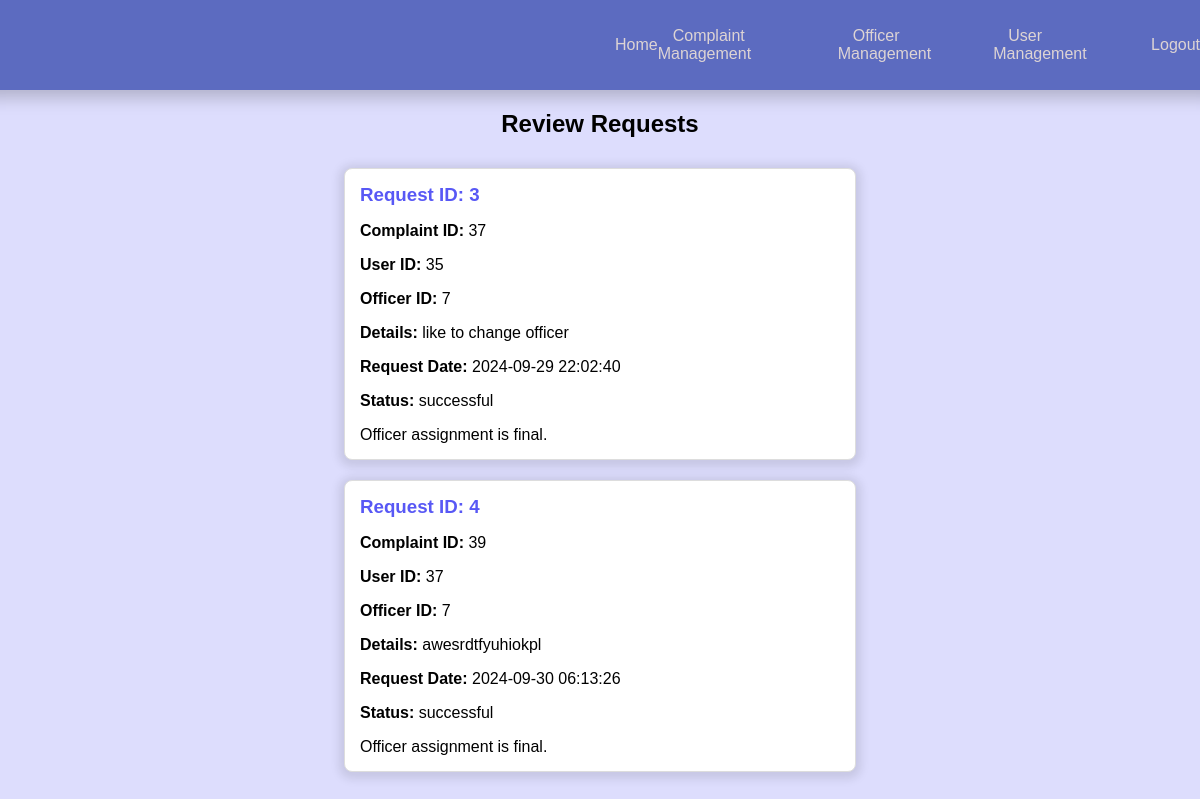
Page /review_requests.php (signed in) on the committed database.
### tables this page shows
CREATE TABLE `request` (
  `id` int(11) NOT NULL,
  `complaint_id` int(11) NOT NULL,
  `officer_id` int(11) NOT NULL,
  `user_id` int(11) NOT NULL,
  `reason` text NOT NULL,
  `request_date` timestamp NOT NULL DEFAULT current_timestamp(),
  `status` varchar(20) DEFAULT 'pending'
);

### review_requests.php (the view, shortened to what this page needs)
<?php
$conn = new mysqli("localhost", "root", "", "complainreg");
$sql = "SELECT * FROM request";
$result = $conn->query($sql);
?>
<!DOCTYPE html>
<html lang="en">
<head>
    <link rel="stylesheet" href="admindashboardd.css">
</head>
<body>
<nav class="navbar">
    <ul class="navuladmin">
        <li><a class="nava" href="admindashboard.php">Home</a></li>
        <li class="dropdown">
            <a href="#" class="nava">Complaint Management</a>
        </li>
        <li class="dropdown">
            <a href="#" class="nava">Officer Management</a>
        </li>
        <li class="dropdown">
            <a href="#" class="nava">User Management</a>
        </li>
        <li><a class="nava" href="login.php">Logout</a></li>
    </ul>
</nav>
<div class="adminheading">
    <h2>Review Requests</h2>
</div>
<div class='cbox'>
    <?php if ($result->num_rows > 0): ?>
        <?php while ($row = $result->fetch_assoc()): ?>
            <div class='complaint-box'>
                <h3>Request ID: <?php echo $row['id']; ?></h3>
                <p><strong>Complaint ID:</strong> <?php echo $row['complaint_id']; ?></p>
                <p><strong>User ID:</strong> <?php echo $row['user_id']; ?></p>
                <p><strong>Officer ID:</strong> <?php echo $row['officer_id']; ?></p>
                <p><strong>Details:</strong> <?php echo $row['reason']; ?></p>
                <p><strong>Request Date:</strong> <?php echo $row['request_date']; ?></p>
                <p><strong>Status:</strong> <?php echo $row['status']; ?></p>
                <div>
                    <?php if ($row['status'] !== 'successful'): ?>
                        <form action="update_officer.php" method="POST">
                            <input type="hidden" name="request_id" value="<?php echo $row['id']; ?>">
                            <select name="new_officer" required>
                                <option value="">Select Officer</option>
                                <?php
                                $officers = $conn->query("SELECT * FROM officer");
                                while ($officer = $officers->fetch_assoc()):
                                ?>
                                    <option value="<?php echo $officer['officerid']; ?>"><?php echo $officer['name']; ?></option>
                                <?php endwhile; ?>
                            </select>
                            <button type="submit" class="update-button">Update Officer</button>
                        </form>
                    <?php else: ?>
                        <span>Officer assignment is final.</span>
                    <?php endif; ?>
                </div>
            </div>
        <?php endwhile; ?>
    <?php else: ?>
        <p>No requests found.</p>
    <?php endif; ?>
</div>
</body>
</html>

### admindashboardd.css (style rules this page uses)
body { margin: 0; padding: 0; font-family: 'Roboto',sans-serif; color: black; }
.navbar { width: 100%; background-color: #5c6bc0; display: flex; justify-content: space-between; align-items: center; padding: 10px 20px; box-shadow: 0px 8px 16px rgba(0, 0, 0, 0.2); height: 70px; }
.navuladmin { display: flex; width:50%; justify-content: space-evenly; align-items: center; list-style: none; margin-left: 20px; }
.nava { color: rgb(221, 212, 212); margin-left: 15px; }
.nava,.dropbtn { text-decoration: none; }
.dropdown { float: left; overflow: hidden; }

### review_requests.php (style rules this page uses)
body { font-family: Arial, sans-serif; background-color: rgba(88, 88, 245, 0.2); margin: 0; display: flex; flex-direction: column; align-items: center; }
.complaint-box h3 { margin: 0 0 10px; color: rgba(88, 88, 245, 1); }
h2 { text-align: center; margin-top: 20px; }
.complaint-box { background: white; border: 1px solid #ddd; border-radius: 8px; margin: 10px 0; padding: 15px; box-shadow: 0 2px 10px 5px rgba(0, 0, 0, 0.1); width: 40%; }
.cbox { width:100%; height:min-content; display:flex; flex-direction:column; align-items:center; justify-content:center; }

### rows in the picture
request: id "3", complaint "37", user "35", officer "7", reason "like to change officer", request_date "2024-09-29 22:02:40", status "successful", shows "Officer assignment is final."
request: id "4", complaint "39", user "37", officer "7", reason "awesrdtfyuhiokpl", request_date "2024-09-30 06:13:26", status "successful", shows "Officer assignment is final."
